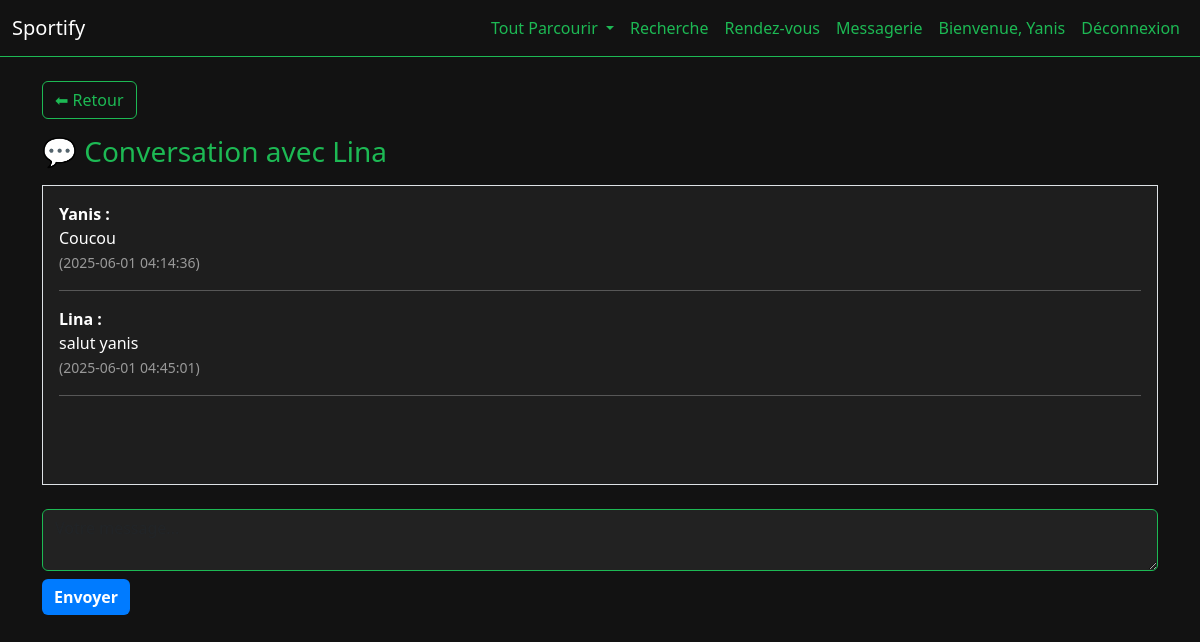
Screenshot of /messagerie.php?avec=27 (signed in) with the database file from the repository.
### tables this page shows
CREATE TABLE IF NOT EXISTS `users` (
  `id` int NOT NULL AUTO_INCREMENT,
  `nom` varchar(100) DEFAULT NULL,
  `prenom` varchar(100) DEFAULT NULL,
  `email` varchar(100) DEFAULT NULL,
  `mot_de_passe` varchar(255) DEFAULT NULL,
  `role` enum('client','coach','admin') NOT NULL,
  `adresse` text,
  `carte_etudiant` varchar(50) DEFAULT NULL,
  `telephone` varchar(20) DEFAULT NULL,
  `activite` varchar(50) DEFAULT NULL,
  PRIMARY KEY (`id`),
  UNIQUE KEY `email` (`email`)
);

CREATE TABLE IF NOT EXISTS `messages` (
  `id` int NOT NULL AUTO_INCREMENT,
  `expediteur_id` int NOT NULL,
  `destinataire_id` int NOT NULL,
  `message` text NOT NULL,
  `date_envoi` datetime DEFAULT CURRENT_TIMESTAMP,
  PRIMARY KEY (`id`),
  KEY `expediteur_id` (`expediteur_id`),
  KEY `destinataire_id` (`destinataire_id`)
);

### messagerie.php (the view, shortened to what this page needs)
<?php
include 'includes/db.php';
$user_id = $_SESSION['user_id'];
$other_id = $_GET['avec'] ?? null;
$other_prenom = null;
$stmt = $conn->prepare("SELECT prenom FROM users WHERE id = ?");
$stmt->bind_param("i", $other_id);
$stmt->execute();
$stmt->bind_result($result_prenom);
if ($stmt->fetch()) {
    $other_prenom = $result_prenom;
}
$stmt = $conn->prepare("
    SELECT m.*, u.prenom
    FROM messages m
    JOIN users u ON m.expediteur_id = u.id
    WHERE (m.expediteur_id = ? AND m.destinataire_id = ?)
       OR (m.expediteur_id = ? AND m.destinataire_id = ?)
    ORDER BY m.date_envoi ASC
");
$stmt->bind_param("iiii", $user_id, $other_id, $other_id, $user_id);
$stmt->execute();
$messages = $stmt->get_result();
?>
<!DOCTYPE html>
<html lang="fr">
<head>
    <link href="https://cdn.jsdelivr.net/npm/bootstrap@5.3.0/dist/css/bootstrap.min.css" rel="stylesheet">
    <link rel="stylesheet" href="css/style.css">
</head>
<body>
<?php include 'includes/navbar.php'; ?>
<div class="container mt-4">
    <a href="javascript:history.back()" class="btn btn-outline-secondary mb-3">⬅ Retour</a>
    <h3 class="mb-3">💬 Conversation avec <?= htmlspecialchars($other_prenom ?? 'Inconnu') ?></h3>
    <div class="border p-3 mb-4" style="height: 300px; overflow-y: scroll; background: #1e1e1e; color: white;">
        <?php while ($msg = $messages->fetch_assoc()): ?>
            <div class="mb-2">
                <strong><?= htmlspecialchars($msg['prenom']) ?> :</strong><br>
                <?= nl2br(htmlspecialchars($msg['message'])) ?>
                <div><small class="text-muted">(<?= $msg['date_envoi'] ?>)</small></div>
            </div>
            <hr>
        <?php endwhile; ?>
    </div>
    <form method="POST">
        <textarea name="message" class="form-control mb-2" placeholder="Votre message..." required></textarea>
        <button type="submit" class="btn btn-primary">Envoyer</button>
    </form>
</div>
</body>
</html>

### css/style.css (style rules this page uses)
body { background-color: #121212; color: #fff; font-family: 'Segoe UI', Tahoma, Geneva, Verdana, sans-serif; margin: 0; padding: 0; }
.btn-primary { background-color: #007bff; color: #fff !important; font-weight: 600; border: none; }
.btn-outline-secondary { color: #1db954; border-color: #1db954; transition: all 0.3s ease; }
.form-control { background-color: #222; border: 1px solid #1db954; color: #fff; transition: border-color 0.3s ease; }
::placeholder { color: #8ef58e; opacity: 1; }
h1, h2, h3, h4, h5, h6 { color: #1db954; }
a, a:visited { color: #1db954; text-decoration: none; }
.text-muted { color: #999 !important; }

### rows the page displays
users: prenom "Lina"
messages: users.prenom "Yanis", message "Coucou", date_envoi "2025-06-01 04:14:36"
messages: users.prenom "Lina", message "salut yanis", date_envoi "2025-06-01 04:45:01"

### other values shown
$_SESSION['prenom'] "Yanis"
